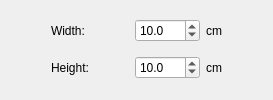
                            <widget class="QWidget" name="pageRectangle">
                             <layout class="QGridLayout" name="gridLayout_7">
                              <item row="0" column="5">
                               <spacer name="horizontalSpacer_36">
                                <property name="orientation">
                                 <enum>Qt::Horizontal</enum>
                                </property>
                                <property name="sizeHint" stdset="0">
                                 <size>
                                  <width>40</width>
                                  <height>20</height>
                                 </size>
                                </property>
                               </spacer>
                              </item>
                              <item row="0" column="2">
                               <spacer name="horizontalSpacer_37">
                                <property name="orientation">
                                 <enum>Qt::Horizontal</enum>
                                </property>
                                <property name="sizeHint" stdset="0">
                                 <size>
                                  <width>40</width>
                                  <height>20</height>
                                 </size>
                                </property>
                               </spacer>
                              </item>
                              <item row="0" column="4">
                               <widget class="QLabel" name="label_85">
                                <property name="text">
                                 <string>cm</string>
                                </property>
                               </widget>
                              </item>
                              <item row="0" column="0">
                               <spacer name="horizontalSpacer_33">
                                <property name="orientation">
                                 <enum>Qt::Horizontal</enum>
                                </property>
                                <property name="sizeHint" stdset="0">
                                 <size>
                                  <width>40</width>
                                  <height>20</height>
                                 </size>
                                </property>
                               </spacer>
                              </item>
                              <item row="0" column="3">
                               <widget class="QDoubleSpinBox" name="sbAreaWid">
                                <property name="maximumSize">
                                 <size>
                                  <width>65</width>
                                  <height>16777215</height>
                                 </size>
                                </property>
                                <property name="decimals">
                                 <number>1</number>
                                </property>
                                <property name="maximum">
                                 <double>10000.000000000000000</double>
                                </property>
                                <property name="singleStep">
                                 <double>1.000000000000000</double>
                                </property>
                                <property name="value">
                                 <double>10.000000000000000</double>
                                </property>
                               </widget>
                              </item>
                              <item row="0" column="1">
                               <widget class="QLabel" name="label_83">
                                <property name="text">
                                 <string>Width:</string>
                                </property>
                               </widget>
                              </item>
                              <item row="1" column="3">
                               <widget class="QDoubleSpinBox" name="sbAreaHei">
                                <property name="maximumSize">
                                 <size>
                                  <width>65</width>
                                  <height>16777215</height>
                                 </size>
                                </property>
                                <property name="decimals">
                                 <number>1</number>
                                </property>
                                <property name="maximum">
                                 <double>10000.000000000000000</double>
                                </property>
                                <property name="singleStep">
                                 <double>1.000000000000000</double>
                                </property>
                                <property name="value">
                                 <double>10.000000000000000</double>
                                </property>
                               </widget>
                              </item>
                              <item row="1" column="1">
                               <widget class="QLabel" name="label_82">
                                <property name="minimumSize">
                                 <size>
                                  <width>35</width>
                                  <height>0</height>
                                 </size>
                                </property>
                                <property name="text">
                                 <string>Height:</string>
                                </property>
                               </widget>
                              </item>
                              <item row="1" column="4">
                               <widget class="QLabel" name="label_84">
                                <property name="text">
                                 <string>cm</string>
                                </property>
                               </widget>
                              </item>
                             </layout>
                            </widget>
